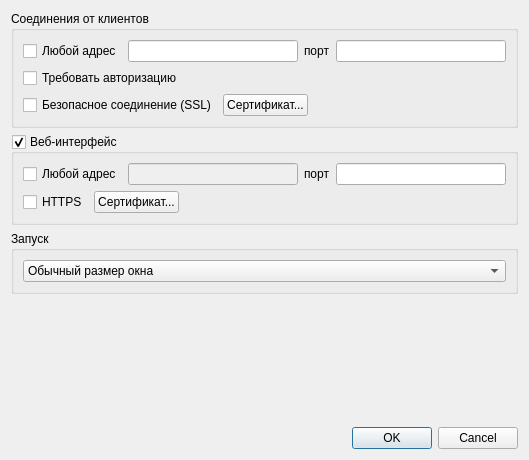
<?xml version="1.0" encoding="UTF-8"?>
<ui version="4.0">
 <class>DlgSettings</class>
 <widget class="QDialog" name="DlgSettings">
  <property name="geometry">
   <rect>
    <x>0</x>
    <y>0</y>
    <width>529</width>
    <height>460</height>
   </rect>
  </property>
  <property name="windowTitle">
   <string>Настройки программы</string>
  </property>
  <property name="modal">
   <bool>true</bool>
  </property>
  <layout class="QVBoxLayout" name="verticalLayout_3">
   <item>
    <widget class="QGroupBox" name="gbConnections">
     <property name="title">
      <string>Соединения от клиентов</string>
     </property>
     <layout class="QVBoxLayout" name="verticalLayout">
      <item>
       <layout class="QHBoxLayout" name="horizontalLayout">
        <item>
         <widget class="QCheckBox" name="checkBox">
          <property name="text">
           <string>Любой адрес</string>
          </property>
         </widget>
        </item>
        <item>
         <widget class="QLineEdit" name="editAddr"/>
        </item>
        <item>
         <widget class="QLabel" name="labelPort">
          <property name="text">
           <string>порт</string>
          </property>
          <property name="buddy">
           <cstring>editPort</cstring>
          </property>
         </widget>
        </item>
        <item>
         <widget class="QLineEdit" name="editPort">
          <property name="maxLength">
           <number>5</number>
          </property>
          <property name="clearButtonEnabled">
           <bool>false</bool>
          </property>
         </widget>
        </item>
       </layout>
      </item>
      <item>
       <widget class="QCheckBox" name="cbAuthReq">
        <property name="text">
         <string>Требовать авторизацию</string>
        </property>
       </widget>
      </item>
      <item>
       <layout class="QHBoxLayout" name="horizontalLayout_4">
        <item>
         <widget class="QCheckBox" name="cbSSLReq">
          <property name="text">
           <string>Безопасное соединение (SSL)</string>
          </property>
         </widget>
        </item>
        <item>
         <widget class="QPushButton" name="btnSSLcert">
          <property name="text">
           <string>Сертификат...</string>
          </property>
         </widget>
        </item>
        <item>
         <spacer name="horizontalSpacer">
          <property name="orientation">
           <enum>Qt::Horizontal</enum>
          </property>
          <property name="sizeHint" stdset="0">
           <size>
            <width>40</width>
            <height>20</height>
           </size>
          </property>
         </spacer>
        </item>
       </layout>
      </item>
     </layout>
    </widget>
   </item>
   <item>
    <widget class="QGroupBox" name="gbWebInterface">
     <property name="title">
      <string>Веб-интерфейс</string>
     </property>
     <property name="checkable">
      <bool>true</bool>
     </property>
     <layout class="QVBoxLayout" name="verticalLayout_2">
      <item>
       <layout class="QHBoxLayout" name="horizontalLayout_2">
        <item>
         <widget class="QCheckBox" name="checkBox_2">
          <property name="text">
           <string>Любой адрес</string>
          </property>
         </widget>
        </item>
        <item>
         <widget class="QLineEdit" name="editWebAddr">
          <property name="enabled">
           <bool>false</bool>
          </property>
         </widget>
        </item>
        <item>
         <widget class="QLabel" name="labelWebPort">
          <property name="text">
           <string>порт</string>
          </property>
          <property name="buddy">
           <cstring>editPort</cstring>
          </property>
         </widget>
        </item>
        <item>
         <widget class="QLineEdit" name="editWebPort">
          <property name="maxLength">
           <number>5</number>
          </property>
          <property name="clearButtonEnabled">
           <bool>false</bool>
          </property>
         </widget>
        </item>
       </layout>
      </item>
      <item>
       <layout class="QHBoxLayout" name="horizontalLayout_3">
        <item>
         <widget class="QCheckBox" name="cbSSLReq_2">
          <property name="text">
           <string>HTTPS</string>
          </property>
         </widget>
        </item>
        <item>
         <widget class="QPushButton" name="btnHTTPScert">
          <property name="text">
           <string>Сертификат...</string>
          </property>
         </widget>
        </item>
        <item>
         <spacer name="horizontalSpacer_2">
          <property name="orientation">
           <enum>Qt::Horizontal</enum>
          </property>
          <property name="sizeHint" stdset="0">
           <size>
            <width>40</width>
            <height>20</height>
           </size>
          </property>
         </spacer>
        </item>
       </layout>
      </item>
     </layout>
    </widget>
   </item>
   <item>
    <widget class="QGroupBox" name="groupBox">
     <property name="title">
      <string>Запуск</string>
     </property>
     <layout class="QVBoxLayout" name="verticalLayout_4">
      <item>
       <widget class="QComboBox" name="comboBox">
        <item>
         <property name="text">
          <string>Обычный размер окна</string>
         </property>
        </item>
        <item>
         <property name="text">
          <string>Сворачивать окно</string>
         </property>
        </item>
        <item>
         <property name="text">
          <string>Окно на весь экран</string>
         </property>
        </item>
        <item>
         <property name="text">
          <string>Скрыть в системный лоток</string>
         </property>
        </item>
       </widget>
      </item>
     </layout>
    </widget>
   </item>
   <item>
    <spacer name="verticalSpacer">
     <property name="orientation">
      <enum>Qt::Vertical</enum>
     </property>
     <property name="sizeHint" stdset="0">
      <size>
       <width>20</width>
       <height>40</height>
      </size>
     </property>
    </spacer>
   </item>
   <item>
    <widget class="QDialogButtonBox" name="buttonBox">
     <property name="orientation">
      <enum>Qt::Horizontal</enum>
     </property>
     <property name="standardButtons">
      <set>QDialogButtonBox::Cancel|QDialogButtonBox::Ok</set>
     </property>
    </widget>
   </item>
  </layout>
 </widget>
 <tabstops>
  <tabstop>checkBox</tabstop>
  <tabstop>editAddr</tabstop>
  <tabstop>editPort</tabstop>
  <tabstop>cbAuthReq</tabstop>
  <tabstop>cbSSLReq</tabstop>
  <tabstop>btnSSLcert</tabstop>
  <tabstop>gbWebInterface</tabstop>
  <tabstop>checkBox_2</tabstop>
  <tabstop>editWebAddr</tabstop>
  <tabstop>editWebPort</tabstop>
  <tabstop>cbSSLReq_2</tabstop>
  <tabstop>btnHTTPScert</tabstop>
  <tabstop>comboBox</tabstop>
 </tabstops>
 <resources/>
 <connections>
  <connection>
   <sender>buttonBox</sender>
   <signal>accepted()</signal>
   <receiver>DlgSettings</receiver>
   <slot>accept()</slot>
   <hints>
    <hint type="sourcelabel">
     <x>248</x>
     <y>254</y>
    </hint>
    <hint type="destinationlabel">
     <x>157</x>
     <y>274</y>
    </hint>
   </hints>
  </connection>
  <connection>
   <sender>buttonBox</sender>
   <signal>rejected()</signal>
   <receiver>DlgSettings</receiver>
   <slot>reject()</slot>
   <hints>
    <hint type="sourcelabel">
     <x>316</x>
     <y>260</y>
    </hint>
    <hint type="destinationlabel">
     <x>286</x>
     <y>274</y>
    </hint>
   </hints>
  </connection>
 </connections>
</ui>
